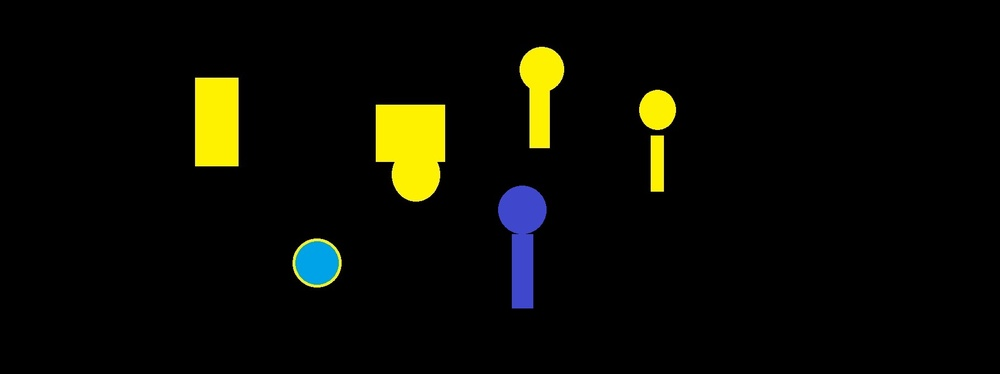
#> input picture circle3.jpg, 1000 x 374 px, shrunk from 1815 x 679 before the run, found by its file name
$ python det_circle.py
#> lines starting #> are read from the running program, lines starting #| are printed output that depends on the picture; after the words box and inside, x2 and y2 are one past the last pixel; in counts of white or black regions, pixels touching at a corner belong together
import cv2
import numpy as np

# Load image
img = cv2.imread("Python\circle3.jpg")
#> img is the input picture: shape (374, 1000, 3); mean B, G, R 3.3, 10.7, 10.5
gray = cv2.cvtColor(img, cv2.COLOR_BGR2GRAY)
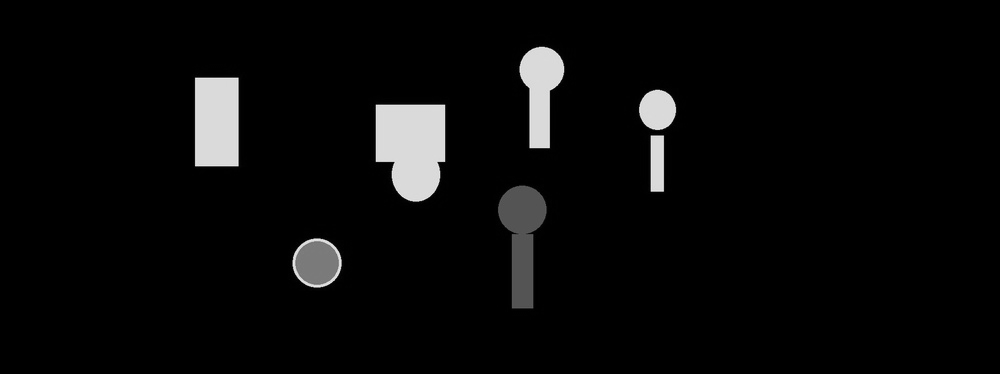
#> gray: shape (374, 1000); min 0, max 240, mean 9.8

# Apply Hough Circle Transform
circles = cv2.HoughCircles(gray, cv2.HOUGH_GRADIENT, 1, 20, param1=50, param2=30, minRadius=0, maxRadius=0)
#> circles = [[316.5, 262.5, 21.7], [541.5, 68.5, 22.1], [415.5, 176.5, 24.1], [656.5, 110.5, 18.8], [523.5, 210.5, 25.8]]

# Draw detected circles
if circles is not None:
    circles = np.round(circles[0, :]).astype("int")
#> circles = [[316, 262, 22], [542, 68, 22], [416, 176, 24], [656, 110, 19], [524, 210, 26]]
    for (x, y, r) in circles:
        cv2.circle(img, (x, y), r, (0, 255, 0), 4)
#> this loop made 5 passes
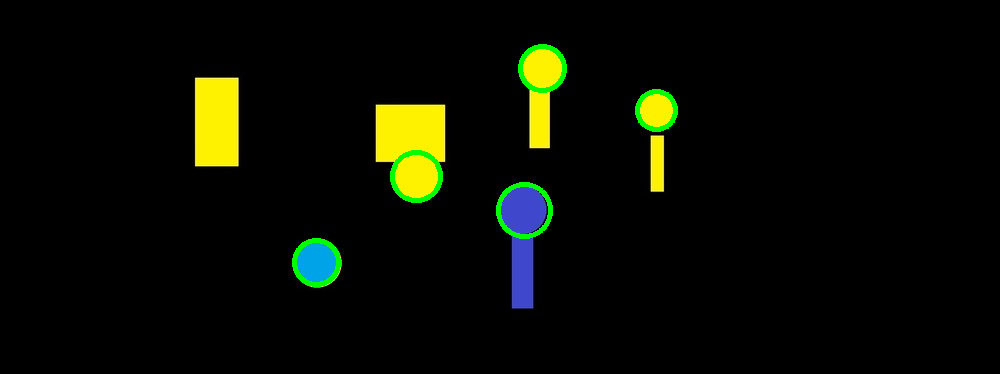
#> img: shape (374, 1000, 3); 0.95% of pixels changed, all inside (x1, y1, x2, y2) = (292, 44, 678, 287)

# Apply threshold to image
thresh = cv2.threshold(gray, 200, 255, cv2.THRESH_BINARY)[1]
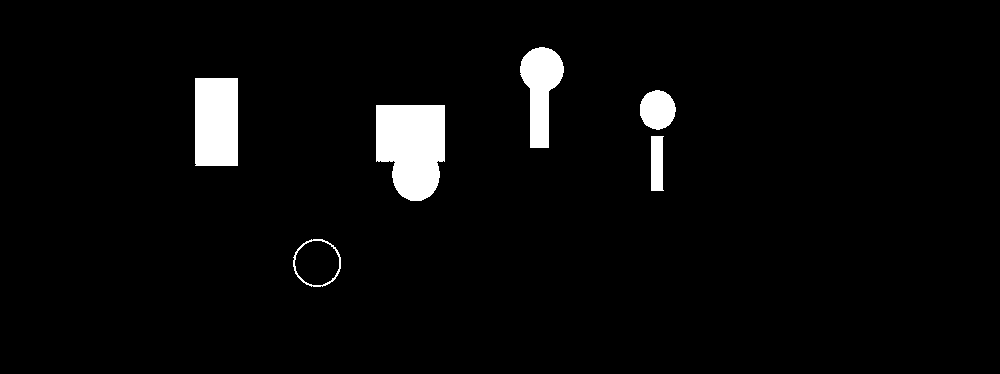
#> thresh: shape (374, 1000); 3.7% white; 6 white regions

# Find contours
contours = cv2.findContours(thresh, cv2.RETR_EXTERNAL, cv2.CHAIN_APPROX_SIMPLE)
#> contours = 6 contours; box (x1, y1, x2, y2) and area: (376, 105, 445, 201) 5347, (195, 78, 238, 166) 3653, (520, 47, 564, 148) 2494, (293, 239, 341, 287) 1748, (640, 90, 676, 130) 1059, (651, 136, 664, 191) 595
contours = contours[0] if len(contours) == 2 else contours[1]

# Iterate through contours
for contour in contours:
    # Get rectangle bounding contour
    [x, y, w, h] = cv2.boundingRect(contour)

    # Ignore contours that are too small or too large
    if w < 25 or w > 200:
        continue
    cv2.rectangle(img, (x, y), (x + w, y + h), (0, 0, 255), 2)

    # Check if contour is beneath any of the circles
    beneath_circle = False
    for (cx, cy, cr) in circles:
        if (x > cx - cr and x < cx + cr) and (y > cy + cr):
            beneath_circle = True
            break

    if beneath_circle:
        print("Stick detected")
        cv2.rectangle(img, (x, y), (x + w, y + h), (0, 0, 255), 2)
    else:
        print("No stick detected")
#> this loop made 6 passes
#> (x, y, w, h) on passes 1 to 6: (293, 239, 48, 48), (651, 136, 13, 55), (376, 105, 69, 96), (640, 90, 36, 40), (195, 78, 43, 88), (520, 47, 44, 101)
#| No stick detected
#| No stick detected
#| No stick detected
#| No stick detected
#| No stick detected
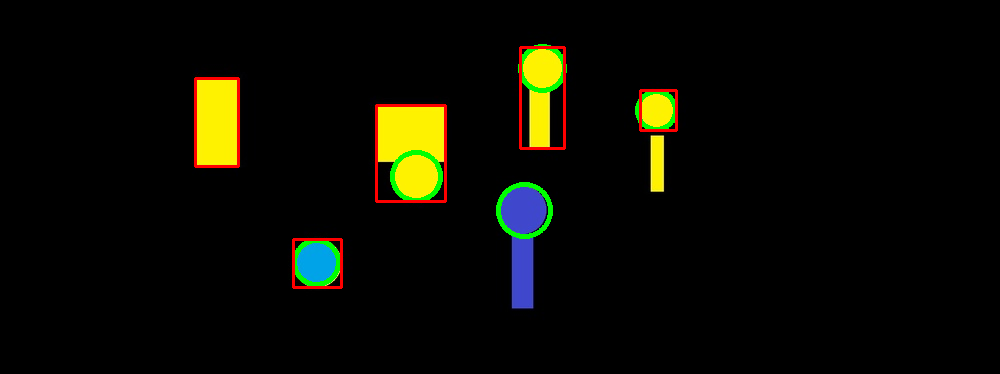
#> img: shape (374, 1000, 3); 0.98% of pixels changed, all inside (x1, y1, x2, y2) = (194, 46, 678, 289)

# Show image
cv2.imshow("Circles", img)
cv2.waitKey(0)
cv2.destroyAllWindows()

$ run again, with circle1.jpg copied over circle3.jpg
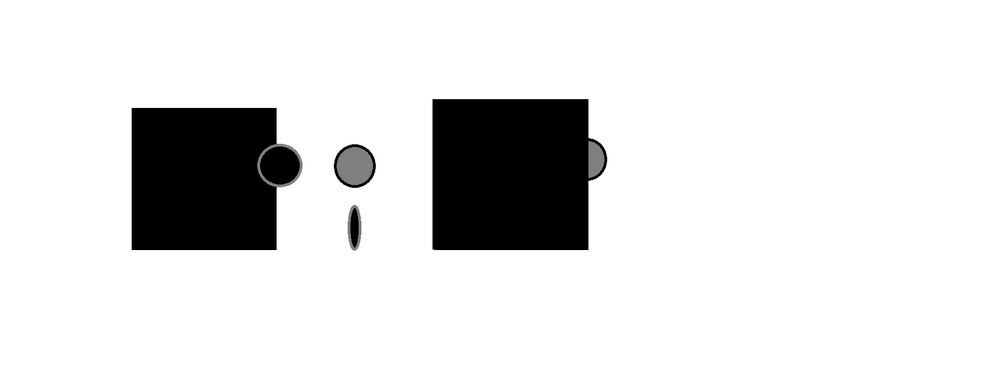
#> input picture circle1.jpg, 1000 x 374 px, shrunk from 1815 x 679 before the run, found by its file name
#> img is the input picture: shape (374, 1000, 3); min 0, max 255, mean 223.3
#> `circles = cv2.HoughCircles(gray, cv2.HOUGH_GRADIENT, 1, 20, param1=50,..`: circles = [[279.5, 163.5, 20.8], [353.5, 165.5, 18.8], [586.5, 159.5, 20.5]]
#> `circles = np.round(circles[0, :]).astype("int")`: circles = [[280, 164, 21], [354, 166, 19], [586, 160, 20]]
#> the loop `for (x, y, r) in circles:` made 3 passes
#> after the loop `for (x, y, r) in circles:`:
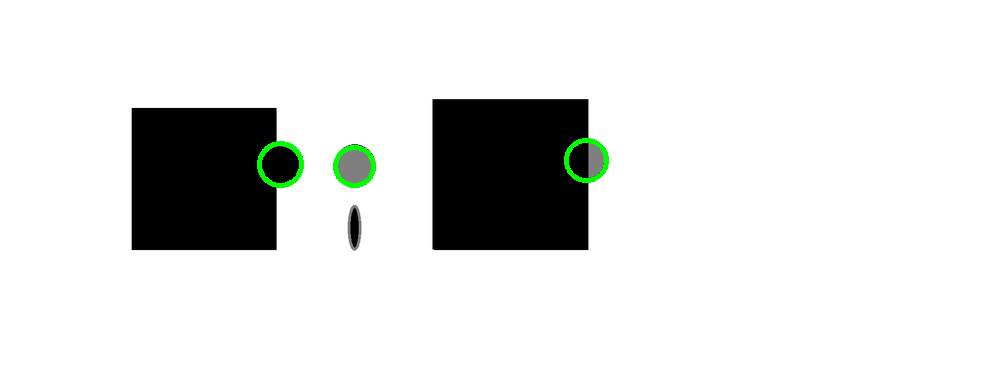
#> img: shape (374, 1000, 3); 0.5% of pixels changed, all inside (x1, y1, x2, y2) = (257, 138, 609, 188)
#> `thresh = cv2.threshold(gray, 200, 255, cv2.THRESH_BINARY)[1]`:
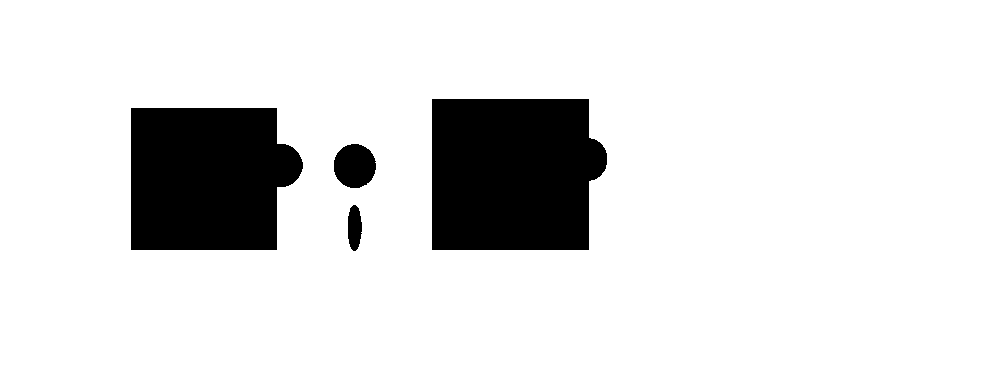
#> thresh: shape (374, 1000); 87.2% white; 4 black regions
#> `contours = cv2.findContours(thresh, cv2.RETR_EXTERNAL, cv2.CHAIN_APPRO..`: contours = 1 contour; box (x1, y1, x2, y2) and area: (0, 0, 1000, 374) 372627
#> `contours = contours[0] if len(contours) == 2 else contours[1]`: contours = [[[0, 0], [0, 373], [999, 373], [999, 0]]]
#> the loop `for contour in contours:` made 1 pass
#> (contour, x, y, w, h) on pass 1: ([[0, 0], [0, 373], [999, 373], [999, 0]], 0, 0, 1000, 374)
